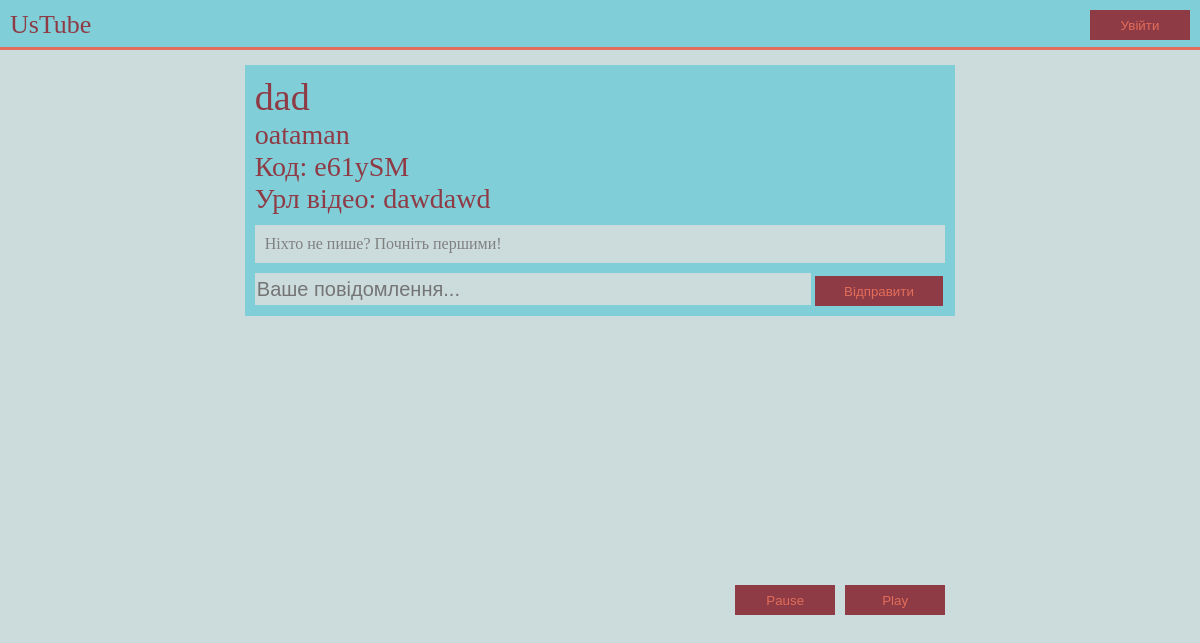
The app's page /room/e61ySM with its own data.
### rooms/models.py (models this page shows, shortened)
class Room(models.Model):
    name = models.CharField(max_length = 40)
    code = models.CharField(max_length = 20, default = generate_random_code())
    user = models.ForeignKey(User, on_delete=models.CASCADE)
    link = models.URLField(max_length = 150)
    videocode = models.CharField(max_length = 20, default ='ERROR', editable = True)

### rooms/views.py (the view)
# urls.py: path('room/<code>', room, name="room"),
def room(request, code):
    room = Room.objects.get(code=code)
    ctx = {"room": room}
    return render(request, 'rooms/room.html', ctx)

### templates/rooms/room.html (shortened to what this page needs)
{% extends 'main.html' %}
{% load static %}
{% block css %}
<link rel="stylesheet" href="{% static 'css/main.css' %}">
{% endblock %}
{% block content %}
<div class="videochat">
    <div class="info title">{{ room.name }}</div>
    <div class="user">{{ room.user }}</div>
    <div class="info">Код: {{ room.code }}</div>
    <div class="info">Урл відео: {{ room.link }}</div>
    <div class="chat">
    <div class="messages">
        <div class="message">
            <p style="color:grey">Ніхто не пише? Почніть першими!</p>
        </div>
    </div>
    <div  class="flex">
        <input type="text" name="content" class="input_message" placeholder="Ваше повідомлення..." id="chat-message-input">
        <button
            class="send_message" id="chat-message-submit"
        >Відправити</button>
    </div>
    </div>
    <button class="play loginbutton">Play</button>
    <button class="pause profilebutton">Pause</button>
</div>
{% endblock %}

### static/css/main.css (style rules this page uses)
.loginbutton { height: 30px; position: absolute; right: 0px; top: 0px; width: 100px; box-sizing: border-box; margin: 10px; border: none; border-radius: 0px; background-color: #8E3B46; color: #E26D5A; }
.profilebutton { height: 30px; position: absolute; right: 110px; top: 0px; width: 100px; box-sizing: border-box; margin: 10px; border: none; border-radius: 0px; background-color: #8E3B46; color: #E26D5A; }
body { display: block; margin: 8px; background-color: #CCDBDC; font-family: Tahoma; color: #8E3B46; }
.videochat { position: relative; padding: 10px; background-color: #80CED7; }
.info, .user { font-family: Tahoma; font-size: 28px; }
.title { font-size: 38px; }
.play { top: 510px; }
.pause { top: 510px; }
.messages { background-color: #CCDBDC; padding: 10px; margin-top: 10px; max-height: 200px; overflow-y:scroll; }
.message > p { display: inline; }
.chat > .flex { margin-top: 10px; }
.chat > .flex > input { background-color: #CCDBDC; color:#8E3B46; border: none; border-radius: 0px; height: 30px; font-size: 20px; width: 80%; }
.chat > .flex > button { width: 18.5%; height: 30px; box-sizing: border-box; border: none; border-radius: 0px; background-color: #8E3B46; color: #E26D5A; }

### records on screen
Room: name "dad", user "oataman", code "e61ySM", link "dawdawd"
